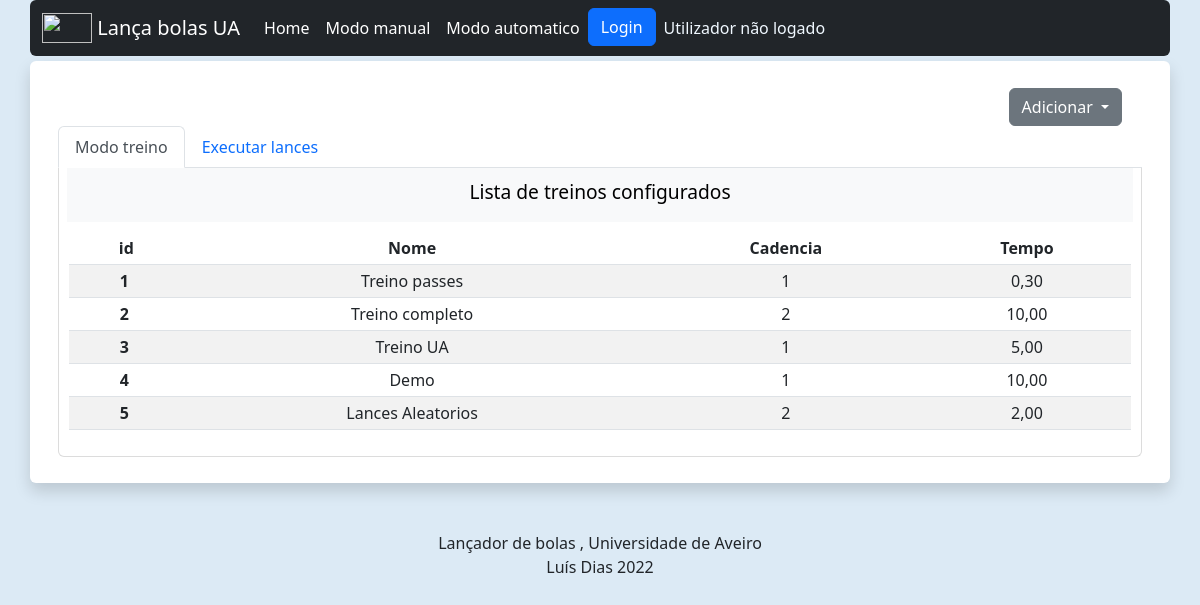
Page /modoauto on the earlier database version.
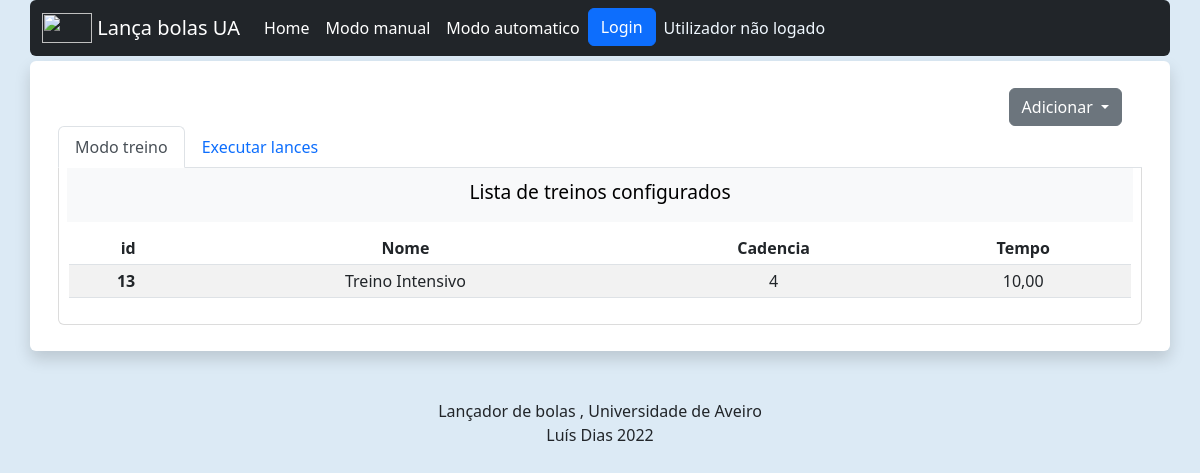
Same page on the later database version.
### appBolas/models.py (models this page shows, shortened)
class treino(models.Model):
    nomeTreino=models.CharField('Nome do Treino',max_length=20)
    lances = models.ManyToManyField(lance)
    Qt_bolas_lance=models.IntegerField("Bolas lançadas por lance", default=5)            # Bolas lançadas por cada lance
    maxBolasTreino=models.IntegerField("Maximo de bolas por treino", default=200)        # Maximo de bolas por cada treino
    class cadencia(models.IntegerChoices):
            Baixa = 4
            Media = 3
            Alta = 2
            Elevada = 1
    cadenciaTreino = models.IntegerField("Cadencia do treino",choices=cadencia.choices, default=1)
    dataCriacao = models.DateTimeField("Data",default=datetime.now, editable=False)
    tempoTreino=models.DecimalField("Tempo de treino em minutos", default=5, max_digits=5, decimal_places=2)
    class Seqlances(models.IntegerChoices):
            ALEATORIA = 1
            SEQUENCIAL = 2
    SequenciaLances = models.IntegerField("Sequencia de lances",choices=Seqlances.choices, default=1)
    '''
        ALEATORIA = 'AL'
    SEQUENCIAL = 'SQ'
    ALEATORIA_SEQUENCIAL = [
        (ALEATORIA, 'Aleatória'),
        (SEQUENCIAL, 'Sequencial'),
    ]
    SequenciaLances = models.CharField('Sequencia de lances',
        max_length=2,
        choices=ALEATORIA_SEQUENCIAL,
        default=ALEATORIA,
    )
    '''

### appBolas/views.py (the view)
# urls.py: path("modoauto", views.modoauto, name="modoauto"),                          # Quando vem um pedido de 'modoauto' browser retorna a funcao modoauto     NÃO UTILIZADO!!!!
@csrf_exempt
def modoauto(request):
    is_ajax = request.headers.get('X-Requested-With') == 'XMLHttpRequest'
    if is_ajax:                                                                 # Se o metodo for ajax, então a resposta é em JSON
        if request.method=="GET":                                                # Se GET então
            todos = list(treino.objects.all().values())                             # Recebe os valores da base de dados
            return JsonResponse({'context': todos}, status=200)                     # Envia os valores por JSON, e retorna 200(ok)
        if request.method=="POST":                                              # Se o methodo for POST então
            dataFromPost=json.load(request)                                         # recebe os valores de POST
            if "idlance" in dataFromPost:                                       # idlance, é só para lances
                dbLance = LanceDB.objects.get(id=dataFromPost["idlance"])
                print("Lance " + str(dataFromPost["idlance"]))
                respostaJson={
                    'nomeLance': dbLance.nomeLance,
                    'anguloX': dbLance.anguloX,
                    'anguloY': dbLance.anguloY,
                    'anguloInclinacao': dbLance.anguloInclinacao,
                    'velocidadeRoloEsq': dbLance.velocidadeRoloEsq,
                    'velocidadeRoloDir': dbLance.velocidadeRoloDir,
                }
                return JsonResponse(respostaJson, status=200)
            if "id" in dataFromPost:                                                        # se houver um pedido com id na mensagem então
                dbTreino = treino.objects.get(id=dataFromPost["id"])                           #  vou ao models buscar toda a informacao do treino
                serialized_q = serializers.serialize('json', dbTreino.lances.all())            #  e serializo para poder enviar por ajax para o front
                lancesJson={}                                                                  #  cria um Dicionario para guardar os lances iterados
                i=0                                                                            #  declara um indice auxiliar
                lances = dbTreino.lances.all()                                                 #  recebe os lances dentro de uma estrutura
                lancesJson = {'lance' + str(i): lance.nomeLance for i, lance in enumerate(dbTreino.lances.all())}
                print(lancesJson)
                respostaJson={
                    'statusID': dbTreino.id,
                    'lances' : lancesJson,
                    'tituloTreino': dbTreino.nomeTreino,
                    'dataCriacao' : dbTreino.dataCriacao,
                    'cadenciaTreino'   : dbTreino.cadenciaTreino,
                    'sequenciaLances'  : dbTreino.SequenciaLances,
                }
                return JsonResponse(respostaJson, status=200)
            if "tipoRequisicao" in dataFromPost:
                if(dataFromPost["tipoRequisicao"]=="START"):            # Inicia o treino e envia o ID
                    if "id_treino" in dataFromPost:
                        print("START TREINO")
                        engineLancador.start((dataFromPost["id_treino"]), tipo="treino")
                    if "id_lance" in dataFromPost:
                        dictLance= { "cadencia": dataFromPost["cadencia_lance"],
                                      "qtBolas": dataFromPost["qtBolas"]  }
                        engineLancador.start((dataFromPost["id_lance"]), tipo="lance", dataLance=dictLance  )
                        print("START LANCE")
                        pass
                    respostaJson={'status': "ok",}
                elif(dataFromPost["tipoRequisicao"]=="STOP"):           # Pará o treino e envia o ID de paragem
                    if "id_treino" in dataFromPost:
                        engineLancador.stop(tipo="treino")
                    if "id_lance" in dataFromPost:
                        engineLancador.stop(tipo="lance")
                        pass
                    respostaJson={'status': "ok",}
                elif(dataFromPost["tipoRequisicao"]=="RESUME"):
                    if "id_treino" in dataFromPost:
                        engineLancador.resume(tipo="treino")
                    if "id_lance" in dataFromPost:
                        engineLancador.resume(tipo="lance")
                        print("RESUME LANCE")
                        pass
                    respostaJson={'status': "run",}
                elif(dataFromPost["tipoRequisicao"]=="PAUSE"):
                    if "id_treino" in dataFromPost:
                        engineLancador.pause(tipo="treino")
                    if "id_lance" in dataFromPost:
                        engineLancador.pause(tipo="lance")
                        print("PAUSE LANCE")
                        pass
                    respostaJson={'status': "pause",}
                    pass
                elif((dataFromPost["tipoRequisicao"]=="GET_INFO")):                             #  se a requisição for para infor do treino
                    respostaJson={                                                              #  responde com
                    'timeLeft': engineLancador.get_timeleft(tipo="treino"),                #  tempo restante do treino
                    'get_percentleft' : engineLancador.get_percentleft(tipo="treino"),     #  percentagem que falta para acabar o treino
                    'get_Aexecutar' : engineLancador.get_Aexecutar(),              #  Qual o lance que está a ser executado
                    'isStoped'    : engineLancador.isStoped(tipo="treino")
                    }
                elif((dataFromPost["tipoRequisicao"]=="GET_INFO_LANCE")):
                    if(engineLancador.threadLance.runing==False):
                        engineLancador.threadLance.stop()
                    respostaJson={
                    'qtBolasLeft': engineLancador.get_bolasLancadasLeft(tipo="lance"),
                    'get_percent' : engineLancador.get_percentleft(tipo="lance"),
                    'isStoped'    : engineLancador.isStoped(tipo="lance")
                    }
                else:                                                                           # Caso nenhuma opção seja válida
                    return JsonResponse({'status': 'Invalid request'}, status=400)              # responde com Invalid request
                return JsonResponse(respostaJson, status=200)
        return JsonResponse({'status': 'Invalid request'}, status=400)
    else:                                       # else não é AJAX, e devolve a página.
        if str(request.user) == 'AnonymousUser':                                # Se o usuario não estiver logado
            msgQuemEstaLogado='Utilizador não logado'                            # Constroi uma mensagem que indica se está logado ou não
        else:
            msgQuemEstaLogado= 'Utilizador logado'
        dbTreinos= treino.objects.all()
        dblances = LanceDB.objects.all()
        context={
            "treinos": dbTreinos,
            "lances":dblances,
            'logado': msgQuemEstaLogado,
            'showLogedIcons': request.user.is_authenticated,                    # Retorna um valor boleano para mostrar ou não o menu de settings
        }
        return render(request, 'modoauto.html', context)

### appBolas/templates/modoauto.html (shortened to what this page needs)
{% extends 'base.html' %}
{% load static %}
{% block css %}
    <link rel="stylesheet" type="text/css" href="{% static 'css/bootstrap.css' %}">
    <link rel="stylesheet" type="text/css" href="{% static 'css/style.css' %}">
    <link rel="stylesheet" href="{% static 'images/icons/bootstrap-icons.css' %} ">
    <link rel="stylesheet" type="text/css" href="{% static 'css/jquery.dataTables.min.css' %}">
{% endblock css%}
{% block body %}
<div class="col-lg-12 align-items-center" id="ColunaContainer" style="margin-top: 1%;">
  <div class="dropdown" style="text-align: right; padding-right: 20px;">
      <button class="btn btn-secondary dropdown-toggle" type="button" id="dropdownAdicionar"
          data-bs-toggle="dropdown" aria-expanded="false">
          Adicionar
      </button>
  </div>
  <nav>
      <div class="nav nav-tabs" id="nav-tab" role="tablist">
          <button class="nav-link active" id="nav-home-tab" data-bs-toggle="tab"
              data-bs-target="#nav-treino" type="button" role="tab" aria-controls="nav-home"
              aria-selected="true">Modo treino</button>
          <button class="nav-link" id="nav-profile-tab" data-bs-toggle="tab" data-bs-target="#nav-lances"
              type="button" role="tab" aria-controls="nav-profile" aria-selected="false">Executar lances
          </button>
      </div>
  </nav>
  <div class="tab-content" id="div-NaveBody">
      <div class="tab-pane fade show active" id="nav-treino" role="tabpanel"
          aria-labelledby="nav-home-tab">
          <div class="bg-light" id="tituloListas_treinos">
            Lista de treinos configurados
          </div>
          <div class="table-responsive" style="margin: 10px;">
            <table class=" table table-sm table-striped" id="id_table" data-url={% url 'modoauto' %}>
              <thead>
                <tr>
                  <th scope="col" class="text-center">&nbsp; id</th>
                  <th scope="col" class="text-center">Nome</th>
                  <th scope="col" class="text-center">Cadencia</th>
                  <th scope="col" class="text-center">Tempo</th>
                </tr>
              </thead>
              <tbody id="tableTreinoBody">
                {% for treino in treinos %}
                <tr data-id="{{treino.id}}">
                  <th scope="row">&nbsp;{{treino.id}}</th>
                  <td>{{treino.nomeTreino}}</td>
                  <td>{{treino.cadenciaTreino}}</td>
                  <td>{{treino.tempoTreino}}</td>
                </tr>
                {% endfor %}
              </tbody>
            </table>
          </div>
</div>
{% endblock body %}
{% block nav-lances %}
</div>
{% endblock nav-lances %}

### appBolas/templates/base.html (shortened to what this page needs)
{% load static %}
<!DOCTYPE html>
<html lang="pt">
    <head>
        {% block css %}
        {% endblock %}
    </head>
    <body>
        <nav class="container-lg rounded navbar col-12 navbar-expand-lg navbar-dark bg-dark" z-index="999">
            <div class="container-lg col-lg m-auto">
                <a class="navbar-brand" href="/homepage">
                    <img src="{% static 'images/Logo.png' %}" alt="" class="inline-brand align-top" width="50"
                        height="30">
                    Lança bolas UA
                </a>
                <div class="collapse navbar-collapse" id="navbarTogglerDemo03">
                    <ul class="navbar-nav me-auto mb-2 mb-lg-0">
                        <li class="nav-item">
                            <a class="nav-link active" aria-current="page" href="/homepage">Home</a>
                        </li>
                        <li class="nav-item">
                            <a class="nav-link active" href="/modomanual">Modo manual</a>
                        </li>
                        <li class="nav-item" >
                            <a class="nav-link active" href="/modoauto">Modo automatico</a>
                        </li>
                        <li class="nav-item" >
                            <div class="col" style="color: aliceblue;text-align: right; "><a href="/admin"><button type="button" class="btn btn-primary">Login</button></a></div>
                        </li>
                        <li class="nav-item">
                            <div class="nav-link disable"  ><div id="txt_logado">{{logado}}</div></div>
                        </li>
                    </ul>
                </div>
            </div>
        </nav>
        <div id="espacamento_topo"></div>
        <div class="container-lg align-self-sm-auto " >
                <div class="row shadow p-3 mb-5 bg-body rounded text-alg">
                            {% block body %}
                            {% endblock %}
                            {% block nav-lances %}
                            {% endblock %}
                    <p class="m-auto" style="padding-top: 10px;" id="hora_atual"></p>
                </div>
        </div>
        <div class="row-lg text-alg" >
            Lançador de bolas , Universidade de Aveiro
            <p>Luís Dias 2022</p>
        </div>
    </body>
</html>

### appBolas/static/css/style.css (style rules this page uses)
body { background-color: rgb(220, 234, 245); }
#ColunaContainer { position: relative; }
#nav-treino, #nav-lances { border-width: 1px; border-style: solid; border-top: 0px; border-color: gainsboro; border-bottom-left-radius: 6px; border-bottom-right-radius: 6px; }
#tituloListas_lances,#tituloListas_treinos { margin:8px; margin-top: 0px; padding: 15px; padding-top: 10px; font-style: normal; font-size: larger; text-align: center; color: black; }
#espacamento_topo { height: 5px; }
.text-alg { text-align: center; }
#txt_logado { color: aliceblue; text-align: right; }

Differences in the rows shown:
removed treino: id "1", nomeTreino "Treino passes", cadenciaTreino "1", tempoTreino "0,30"
removed treino: id "2", nomeTreino "Treino completo", cadenciaTreino "2", tempoTreino "10,00"
removed treino: id "3", nomeTreino "Treino UA", cadenciaTreino "1", tempoTreino "5,00"
removed treino: id "4", nomeTreino "Demo", cadenciaTreino "1", tempoTreino "10,00"
removed treino: id "5", nomeTreino "Lances Aleatorios", cadenciaTreino "2", tempoTreino "2,00"
added treino: id "13", nomeTreino "Treino Intensivo", cadenciaTreino "4", tempoTreino "10,00"
